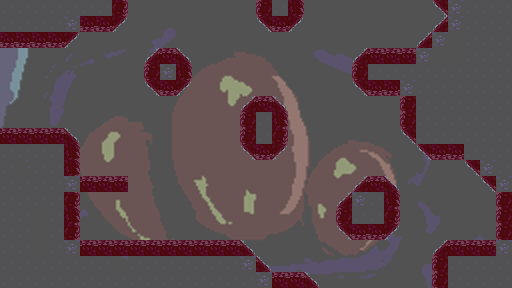

Rendered tile map (Tiled .tmx) drawn with the repository's tilesets; below, a short description and the full map source, tile grids included:
An orthogonal 32x18 tile map with 16x16 px tiles, 2 tile layers (tile_map_0, collision), 2 tilesets, 1 image layer and 8 objects (transition_spawn_2, transition_spawn_3, transition_spawn_1, transition_spawn_0, transition_2, ...).

<map version="1.9" tiledversion="1.9.2" orientation="orthogonal" renderorder="right-down" width="32" height="18" tilewidth="16" tileheight="16" infinite="0" nextlayerid="9" nextobjectid="11">
 <properties>
  <property name="bg_layers" type="int" value="1" />
  <property name="fg_layers" type="int" value="0" />
  <property name="name" value="Heart01" />
  <property name="tile_map_layers" type="int" value="1" />
 </properties>
 <tileset firstgid="1" source="Intestine_TS01.tsx" />
 <tileset firstgid="31" source="../tsx_data/collision.tsx" />
 <imagelayer id="3" name="bg_0">
  <image source="../../graphics/BG_Heart01.png" width="512" height="288" />
 </imagelayer>
 <layer id="1" name="tile_map_0" width="32" height="18">
  <data encoding="csv">
14,14,14,14,14,14,14,15,0,0,0,0,0,0,0,0,7,14,9,0,0,0,0,0,0,0,0,19,8,14,14,14,
14,14,14,14,8,20,20,21,0,0,0,0,0,0,0,0,19,20,21,0,0,0,0,0,0,0,0,1,8,14,14,14,
20,20,20,20,21,0,0,0,4,4,5,6,0,0,0,0,4,4,4,4,0,0,0,0,0,0,1,8,0,14,14,14,
0,0,0,0,0,0,0,0,10,1,2,3,0,0,0,0,10,10,10,10,0,0,1,2,2,2,8,4,0,14,14,14,
0,0,0,0,0,0,0,0,16,7,8,9,0,0,0,0,0,0,0,0,0,0,7,14,14,14,14,14,14,14,14,14,
0,0,0,0,0,0,0,0,0,19,20,21,0,0,0,0,0,0,0,0,0,0,19,20,20,8,14,14,14,14,14,14,
0,0,0,0,0,0,0,0,0,0,0,0,0,0,0,1,2,3,0,0,0,0,0,0,0,7,14,14,14,14,14,14,
0,0,0,0,0,0,0,0,0,0,0,0,0,0,0,7,14,9,0,0,0,0,0,0,0,7,14,14,14,14,14,14,
2,2,2,2,3,0,0,0,0,0,0,0,0,0,0,7,14,15,0,0,0,0,0,0,0,19,14,14,14,14,14,14,
14,14,14,14,9,0,0,0,0,0,0,0,0,0,0,19,20,21,0,0,0,0,0,0,0,0,19,20,20,14,14,14,
14,0,14,14,9,16,17,18,4,0,0,0,0,0,0,0,0,0,0,0,0,0,0,0,0,0,0,0,0,19,8,14,
14,14,14,14,8,2,2,2,0,0,0,0,0,0,0,0,0,0,0,0,0,0,1,2,3,0,0,0,0,0,19,8,
14,14,14,14,15,0,0,0,0,0,0,0,0,0,0,0,0,0,0,0,0,1,8,14,9,0,0,0,0,0,0,7,
14,14,0,14,9,0,0,0,0,0,0,0,0,0,0,0,0,0,0,0,0,7,14,14,15,0,0,0,0,0,0,7,
14,14,0,14,15,0,0,0,0,0,0,0,0,0,0,0,0,0,0,0,0,19,20,20,21,0,0,0,0,0,0,7,
14,14,0,14,8,2,2,2,2,2,2,2,2,2,2,3,0,0,0,0,0,0,0,0,0,0,0,1,2,2,2,8,
14,14,14,14,14,14,14,0,14,14,14,14,14,14,14,8,3,0,0,0,0,0,0,0,0,0,0,7,14,14,14,14,
14,14,14,14,14,14,14,14,14,14,14,14,14,14,14,14,8,2,2,3,0,0,0,0,0,0,0,7,14,14,14,14
</data>
 </layer>
 <objectgroup id="5" name="transition_spawn">
  <object id="2" name="transition_spawn_2" x="176" y="0">
   <properties>
    <property name="index" type="int" value="2" />
   </properties>
   <point />
  </object>
  <object id="3" name="transition_spawn_3" x="400" y="0">
   <properties>
    <property name="index" type="int" value="3" />
   </properties>
   <point />
  </object>
  <object id="4" name="transition_spawn_1" x="0" y="128">
   <properties>
    <property name="index" type="int" value="1" />
   </properties>
   <point />
  </object>
  <object id="9" name="transition_spawn_0" x="320" y="288">
   <properties>
    <property name="index" type="int" value="0" />
   </properties>
   <point />
  </object>
 </objectgroup>
 <objectgroup id="4" name="transition">
  <object id="1" name="transition_2" x="-1.5" y="-63" width="263.5" height="63.5">
   <properties>
    <property name="direction" value="up" />
    <property name="index" type="int" value="2" />
    <property name="room_to" value="Heart03" />
    <property name="transition_to" type="int" value="0" />
   </properties>
  </object>
  <object id="6" name="transition_1" x="-71.5" y="4.5" width="71" height="217.5">
   <properties>
    <property name="direction" value="left" />
    <property name="index" type="int" value="2" />
    <property name="room_to" value="Heart02" />
    <property name="transition_to" type="int" value="0" />
   </properties>
  </object>
  <object id="8" name="transition_0" x="219.833" y="291.167" width="290.5" height="52">
   <properties>
    <property name="direction" value="down" />
    <property name="index" type="int" value="0" />
    <property name="room_to" value="Intestine04" />
    <property name="transition_to" type="int" value="3" />
   </properties>
  </object>
  <object id="10" name="transition_3" x="294" y="-64" width="220" height="64">
   <properties>
    <property name="direction" value="up" />
    <property name="index" type="int" value="2" />
    <property name="room_to" value="Heart03" />
    <property name="transition_to" type="int" value="1" />
   </properties>
  </object>
 </objectgroup>
 <objectgroup id="7" name="enemy_trigger" />
 <objectgroup id="6" name="enemies" />
 <layer id="2" name="collision" width="32" height="18">
  <data encoding="csv">
31,31,31,31,31,31,31,34,31,31,31,31,31,31,31,31,34,31,34,31,31,31,31,31,31,31,31,36,31,31,31,31,
31,31,31,31,31,34,34,37,31,31,31,31,31,31,31,31,36,34,37,31,31,31,31,31,31,31,31,32,31,31,31,31,
34,34,34,34,37,31,31,31,31,31,31,31,31,31,31,31,31,31,31,31,31,31,31,31,31,31,32,31,31,31,31,31,
31,31,31,31,31,31,31,31,31,32,34,33,31,31,31,31,31,31,31,31,31,31,32,34,34,34,31,31,31,31,31,31,
31,31,31,31,31,31,31,31,31,34,31,34,31,31,31,31,31,31,31,31,31,31,34,31,31,31,31,31,31,31,31,31,
31,31,31,31,31,31,31,31,31,36,34,37,31,31,31,31,31,31,31,31,31,31,36,34,34,31,31,31,31,31,31,31,
31,31,31,31,31,31,31,31,31,31,31,31,31,31,31,32,34,33,31,31,31,31,31,31,31,34,31,31,31,31,31,31,
31,31,31,31,31,31,31,31,31,31,31,31,31,31,31,34,31,34,31,31,31,31,31,31,31,34,31,31,31,31,31,31,
34,34,34,34,33,31,31,31,31,31,31,31,31,31,31,34,31,34,31,31,31,31,31,31,31,36,31,31,31,31,31,31,
31,31,31,31,34,31,31,31,31,31,31,31,31,31,31,36,34,37,31,31,31,31,31,31,31,31,36,34,34,31,31,31,
31,31,31,31,34,31,31,31,31,31,31,31,31,31,31,31,31,31,31,31,31,31,31,31,31,31,31,31,31,36,31,31,
31,31,31,31,31,34,34,34,31,31,31,31,31,31,31,31,31,31,31,31,31,31,32,34,33,31,31,31,31,31,36,31,
31,31,31,31,34,31,31,31,31,31,31,31,31,31,31,31,31,31,31,31,31,32,31,31,34,31,31,31,31,31,31,34,
31,31,31,31,34,31,31,31,31,31,31,31,31,31,31,31,31,31,31,31,31,34,31,31,34,31,31,31,31,31,31,34,
31,31,31,31,34,31,31,31,31,31,31,31,31,31,31,31,31,31,31,31,31,36,34,34,37,31,31,31,31,31,31,34,
31,31,31,31,31,34,34,34,34,34,34,34,34,34,34,33,31,31,31,31,31,31,31,31,31,31,31,32,34,34,34,31,
31,31,31,31,31,31,31,31,31,31,31,31,31,31,31,31,33,31,31,31,31,31,31,31,31,31,31,34,31,31,31,31,
31,31,31,31,31,31,31,31,31,31,31,31,31,31,31,31,31,34,34,33,31,31,31,31,31,31,31,34,31,31,31,31
</data>
 </layer>
</map>
